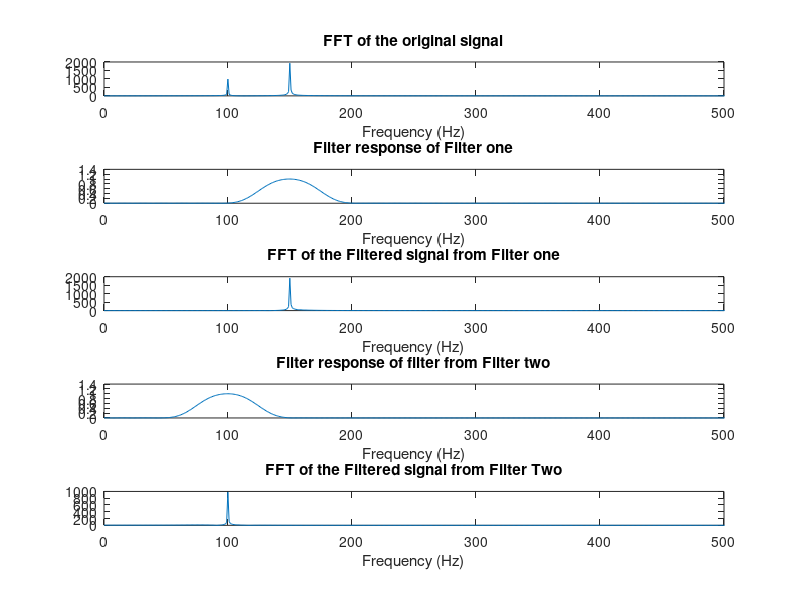

Source code (MATLAB): (Note: this script raises an error after producing the figure.)
close all;
clear all;
clc;

% Lab 10: Digital Filters

% The Freq response characterstic HWo (H omega) is responsible for behaviour of filter
% which depends upons the systems parameters like Coef. Ak and Bk

% Design: The determination the coefficients of FIR and IIR filters such that system close resembles the desiref freq response.


% Types:
    % IRR: Infinite Impluse Response
        % Have feeback
        % contains poles and zeros both
            % Can be unstable because T
            % Past output, past inputs can be considered with current input

    % FIR: Finite Impluse Response, 
        % Used when lineaer phase characterstics are require for passed band
        % non feedback involved
        % Cant be unstable because TF does not contain any poles (Freq response solely depends upon zeros)
        % only past inputs can be considered with current input


% FIR has lower nuber of cyclobe bands given same amount of parameters
% IIR filters are preferred due to lesser parameters, lesser computation power and complexity.


% IIR Digital filters Types:
    % Butterworth filter
    % Chebyshev Type I filter
    % Chebybshev Type II filter
    % Eliptic filter

% Commands (methods):
    % [b, a] = butter(N ,Wn )
    % fir(n, Wn)
    % where a and b are filter coef, N = Order of Filter, Wn = edge freq
    
    % [h, w] = freqz (b,a ,n) <=== freq response of digital filter
    % if n is not defined ==> default value of 512 samples is used
    % h is the freq response vector and w is the angular freq response

    % [b.a] = eqtlength(num, denom) 
    % equilize lengths of transfer function's numerator and denominator

    % tf2zp <== tranfers filter parameters to zero pole gain form


% Let's code
% freq of two input signals in Hz
F1 = 100;
F2 = 150;
Fs = 1000; % sampling freq
freqRangeHigh = [125 175]*2/Fs; % nomalized band pass high frequency filter range
freqRangeLow = [75 125]*2/Fs; % nomalized band pass low frequency filter range
t = 0:1/Fs:1; % time vector (time scale)
F = Fs*[0:length(t)-1]/length(t); % Freq vector (freq scale)
x = exp(i*2*pi*F1*t) + 2* exp(i*2*pi*F2*t); %signals 

% find Filter coef
% For IIR filter use butter command
% [bl, al] = butter(6, freqRangeLow); % order of low filter is 6    
% [bh, ah] = butter(6, freqRangeHigh); % order of high filter is 6    
% for FIR filter use filt1 with 64 poles
bl = fir1(64, freqRangeLow);
al = 1;
bh = fir1(64, freqRangeHigh);
ah = 1;

[hl, wl] = freqz(bl, al, length(t), "whole"); % freq response of the filter
[hh, wh] = freqz(bh, ah, length(t), "whole"); % freq response of the filter

% pass the signal through the filter twice (with 180 degrees shift)
yl = filtfilt(bl,al,x);
yh = filtfilt(bh,ah, x);

% Plotting
figure;
subplot(5,1,1);
plot(F, abs(fft(x)));
xlim([0 Fs/2]);
title("FFT of the original signal");
xlabel("Frequency (Hz)");

subplot(5,1,2);
plot(F, abs(hh));
xlim([0 Fs/2]);
title("Filter response of Filter one");
xlabel("Frequency (Hz)");

subplot(5,1,3);
plot(F, abs(fft(yh)));
xlim([0 Fs/2]);
title("FFT of the Filtered signal from Filter one");
xlabel("Frequency (Hz)");

subplot(5,1,4);
plot(F, abs(hl));
xlim([0 Fs/2]);
title("Filter response of filter from Filter two");
xlabel("Frequency (Hz)");

subplot(5,1,5);
plot(F, abs(fft(yl)));
xlim([0 Fs/2]);
title("FFT of the Filtered signal from Filter Two");
xlabel("Frequency (Hz)");

% Pole Zero Constellations
[bh, ah] = eqtflength(bh,ah);
[zh, ph, kh] = tf2zp(bh,ah);
[bl, al] = eqtflength(bl,al);
[zl, pl, kl] = tf2zp(bl,al);

figure;
subplot(1,2,1);
zplane(bl,al);
xlim([-1.5 1.5]);
ylim([-1.5 1.5]);
title("Filter One");

subplot(1,2,2);
zplane(bh,ah);
xlim([-1.5 1.5]);
ylim([-1.5 1.5]);
title("Filter Two");
